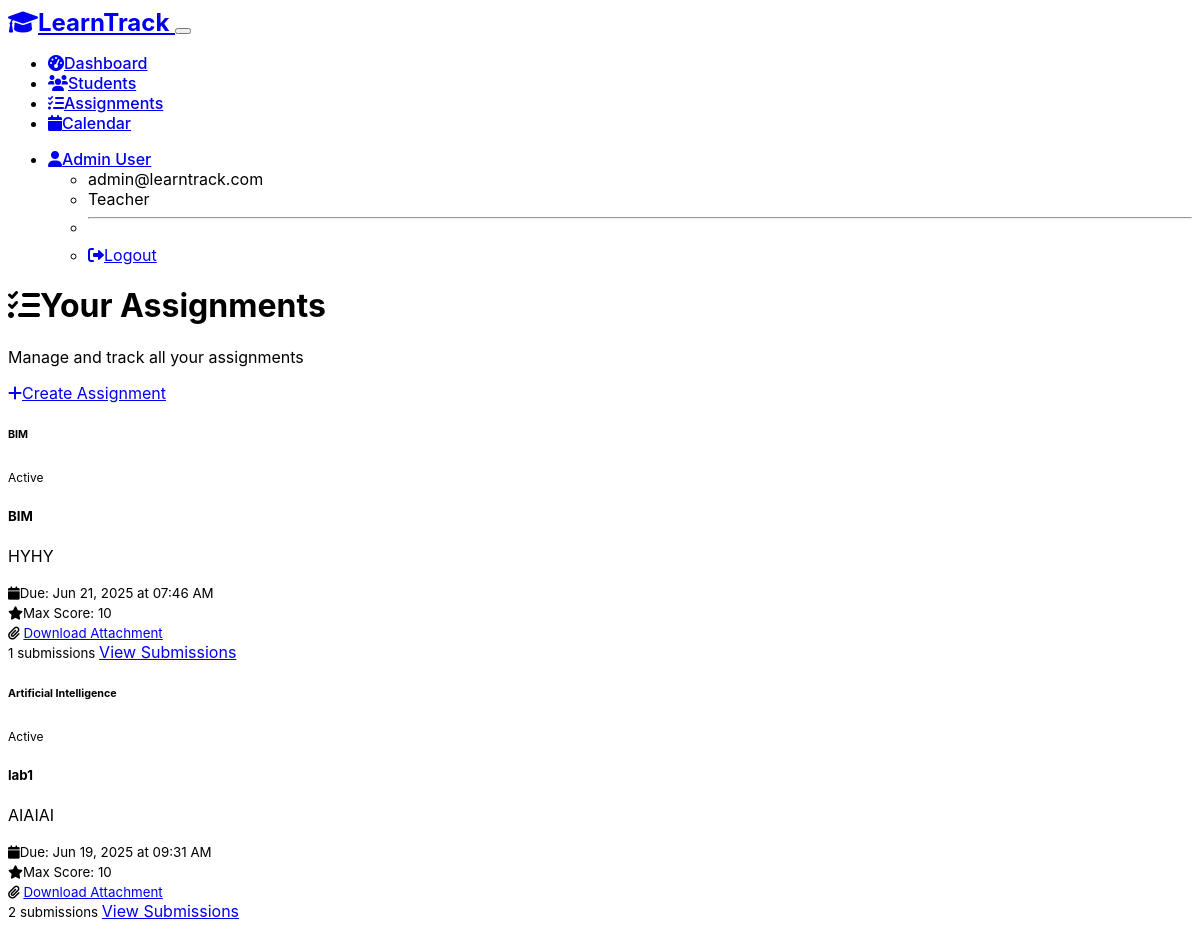
Page /teacher/assignments (signed in) on the committed database.
### models.py (models this page shows, shortened)
class User(UserMixin, db.Model):
    id = db.Column(db.Integer, primary_key=True)
    email = db.Column(db.String(120), unique=True, nullable=False)
    name = db.Column(db.String(100), nullable=False)
    role = db.Column(db.String(20), nullable=False)  # 'teacher' or 'student'
    password_hash = db.Column(db.String(256), nullable=False)
    created_at = db.Column(db.DateTime, default=datetime.utcnow)
    taught_classes = db.relationship('Class', backref='teacher', lazy=True, foreign_keys='Class.teacher_id')
    assignments_created = db.relationship('Assignment', backref='creator', lazy=True, foreign_keys='Assignment.teacher_id')
    submissions = db.relationship('Submission', backref='student', lazy=True, foreign_keys='Submission.student_id')
    enrollments = db.relationship('Enrollment', backref='student', lazy=True, foreign_keys='Enrollment.student_id')
    def is_teacher(self):
        return self.role == 'teacher'

class Assignment(db.Model):
    id = db.Column(db.Integer, primary_key=True)
    title = db.Column(db.String(200), nullable=False)
    description = db.Column(db.Text)
    due_date = db.Column(db.DateTime, nullable=False)
    max_score = db.Column(db.Integer, default=10)
    teacher_id = db.Column(db.Integer, db.ForeignKey('user.id'), nullable=False)
    class_id = db.Column(db.Integer, db.ForeignKey('class.id'), nullable=False)
    attachment_path = db.Column(db.String(255))  # Path to uploaded assignment file
    created_at = db.Column(db.DateTime, default=datetime.utcnow)
    submissions = db.relationship('Submission', backref='assignment', lazy=True, cascade='all, delete-orphan')
    def is_overdue(self):
        return datetime.utcnow() > self.due_date

class Class(db.Model):
    id = db.Column(db.Integer, primary_key=True)
    name = db.Column(db.String(100), nullable=False)
    description = db.Column(db.Text)
    teacher_id = db.Column(db.Integer, db.ForeignKey('user.id'), nullable=False)
    created_at = db.Column(db.DateTime, default=datetime.utcnow)
    assignments = db.relationship('Assignment', backref='class_obj', lazy=True)
    enrollments = db.relationship('Enrollment', backref='class_obj', lazy=True)

### routes.py (the view)
@teacher_bp.route('/assignments')
@login_required
def assignments():
    if not current_user.is_teacher():
        flash('Access denied.', 'danger')
        return redirect(url_for('main.index'))
    assignments = Assignment.query.filter_by(teacher_id=current_user.id).order_by(Assignment.due_date.desc()).all()
    return render_template('teacher/assignments.html', assignments=assignments)

### app.py (called while the page is built)
@login_manager.user_loader
def load_user(user_id):
    from models import User
    return User.query.get(int(user_id))

### templates/teacher/assignments.html (shortened to what this page needs)
{% extends "base.html" %}
{% block content %}
<div class="row mb-4">
    <div class="col">
        <div class="d-flex justify-content-between align-items-center">
            <div>
                <h1><i class="fas fa-tasks me-2"></i>Your Assignments</h1>
                <p class="text-muted">Manage and track all your assignments</p>
            </div>
            <a href="{{ url_for('teacher.create_assignment') }}" class="btn btn-primary">
                <i class="fas fa-plus me-2"></i>Create Assignment
            </a>
        </div>
    </div>
</div>
{% if assignments %}
    <div class="row">
        {% for assignment in assignments %}
        <div class="col-md-6 col-lg-4 mb-4">
            <div class="card h-100">
                <div class="card-header d-flex justify-content-between align-items-center">
                    <h6 class="mb-0">{{ assignment.class_obj.name }}</h6>
                    {% if assignment.is_overdue() %}
                        <span class="badge bg-danger">Overdue</span>
                    {% else %}
                        <span class="badge bg-success">Active</span>
                    {% endif %}
                </div>
                <div class="card-body">
                    <h5 class="card-title">{{ assignment.title }}</h5>
                    <p class="card-text text-muted">
                        {{ assignment.description[:100] + '...' if assignment.description and assignment.description|length > 100 else assignment.description }}
                    </p>
                    <div class="mb-3">
                        <small class="text-muted">
                            <i class="fas fa-calendar me-1"></i>Due: {{ assignment.due_date.strftime('%b %d, %Y at %I:%M %p') }}
                        </small>
                    </div>
                    <div class="mb-3">
                        <small class="text-muted">
                            <i class="fas fa-star me-1"></i>Max Score: {{ assignment.max_score }}
                        </small>
                    </div>
                    {% if assignment.attachment_path %}
                    <div class="mb-3">
                        <small>
                            <i class="fas fa-paperclip me-1"></i>
                            <a href="{{ url_for('main.download_file', filename=assignment.attachment_path) }}" class="text-decoration-none">
                                Download Attachment
                            </a>
                        </small>
                    </div>
                    {% endif %}
                </div>
                <div class="card-footer bg-transparent">
                    <div class="d-flex justify-content-between align-items-center">
                        <small class="text-muted">
                            {{ assignment.submissions|length }} submissions
                        </small>
                        <a href="{{ url_for('teacher.view_submissions', assignment_id=assignment.id) }}" class="btn btn-sm btn-primary">
                            View Submissions
                        </a>
                    </div>
                </div>
            </div>
        </div>
        {% endfor %}
    </div>
{% endif %}
{% endblock %}

### templates/base.html (shortened to what this page needs)
<!DOCTYPE html>
<html lang="en" data-bs-theme="dark">
<head>
    <link href="https://cdn.replit.com/agent/bootstrap-agent-dark-theme.min.css" rel="stylesheet">
    <link href="https://cdnjs.cloudflare.com/ajax/libs/font-awesome/6.0.0/css/all.min.css" rel="stylesheet">
    <link href='https://cdn.jsdelivr.net/npm/fullcalendar@6.1.8/index.global.min.css' rel='stylesheet'>
    <link href="{{ url_for('static', filename='css/style.css') }}" rel="stylesheet">
</head>
<body>
    <nav class="navbar navbar-expand-lg navbar-dark bg-dark">
        <div class="container">
            <a class="navbar-brand" href="{{ url_for('main.index') }}">
                <i class="fas fa-graduation-cap me-2"></i>LearnTrack
            </a>
            {% if current_user.is_authenticated %}
            <button class="navbar-toggler" type="button" data-bs-toggle="collapse" data-bs-target="#navbarNav">
            </button>
            <div class="collapse navbar-collapse" id="navbarNav">
                <ul class="navbar-nav me-auto">
                    {% if current_user.is_teacher() %}
                    <li class="nav-item">
                        <a class="nav-link" href="{{ url_for('teacher.dashboard') }}">
                            <i class="fas fa-tachometer-alt me-1"></i>Dashboard
                        </a>
                    </li>
                    <li class="nav-item">
                        <a class="nav-link" href="{{ url_for('teacher.students') }}">
                            <i class="fas fa-users me-1"></i>Students
                        </a>
                    </li>
                    <li class="nav-item">
                        <a class="nav-link" href="{{ url_for('teacher.assignments') }}">
                            <i class="fas fa-tasks me-1"></i>Assignments
                        </a>
                    </li>
                    {% endif %}
                    <li class="nav-item">
                        <a class="nav-link" href="{{ url_for('main.calendar') }}">
                            <i class="fas fa-calendar me-1"></i>Calendar
                        </a>
                    </li>
                </ul>
                <ul class="navbar-nav">
                    <li class="nav-item dropdown">
                        <a class="nav-link dropdown-toggle" href="#" role="button" data-bs-toggle="dropdown">
                            <i class="fas fa-user me-1"></i>{{ current_user.name }}
                        </a>
                        <ul class="dropdown-menu">
                            <li><span class="dropdown-item-text">{{ current_user.email }}</span></li>
                            <li><span class="dropdown-item-text text-muted">{{ current_user.role.title() }}</span></li>
                            <li><hr class="dropdown-divider"></li>
                            <li><a class="dropdown-item" href="{{ url_for('auth.logout') }}">
                                <i class="fas fa-sign-out-alt me-1"></i>Logout
                            </a></li>
                        </ul>
                    </li>
                </ul>
            </div>
            {% endif %}
        </div>
    </nav>
    <main class="container my-4">
        {% block content %}{% endblock %}
    </main>
</body>
</html>

### static/css/style.css (style rules this page uses)
body { font-family: -apple-system, BlinkMacSystemFont, 'Segoe UI', Roboto, sans-serif; }
.card { transition: transform 0.2s ease-in-out, box-shadow 0.2s ease-in-out; }
.badge { font-size: 0.75em; }
.navbar-brand { font-weight: 700; font-size: 1.5rem; }
.nav-link { font-weight: 500; }

### rows in the picture
User: name "Admin User", email "admin@learntrack.com", role "Teacher"
Assignment: class_obj.name "BIM", shows "Active", title "BIM", description "HYHY", due_date "Jun 21, 2025 at 07:46 AM", max_score "10", submissions|length "1"
Assignment: class_obj.name "Artificial Intelligence", shows "Active", title "lab1", description "AIAIAI", due_date "Jun 19, 2025 at 09:31 AM", max_score "10", submissions|length "2"
